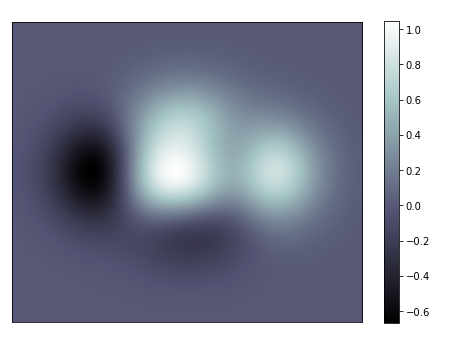

Here is the Python script that generated this plot:
# -----------------------------------------------------------------------------
# Copyright (c) 2015, Nicolas P. Rougier. All Rights Reserved.
# Distributed under the (new) BSD License. See LICENSE.txt for more info.
# -----------------------------------------------------------------------------

#!/usr/bin/env python3

#灰度图

import numpy as np
import matplotlib.pyplot as plt

def f(x,y):
    return (1-x/2+x**5+y**3)*np.exp(-x**2-y**2)

n = 10
x = np.linspace(-3,3,int(3.5*n))
y = np.linspace(-3,3,int(3.0*n))
X,Y = np.meshgrid(x,y)
Z = f(X,Y)

plt.axes([0.025,0.025,0.95,0.95]) #设置坐标轴
plt.imshow(Z,interpolation='bicubic', cmap='bone', origin='lower')# 绘制灰度图
plt.colorbar(shrink=.92)# 绘制颜色条

plt.xticks([]), plt.yticks([])
plt.savefig('./imshow_ex.png', dpi=72)# 以分辨率 72 来保存图片
plt.show()
